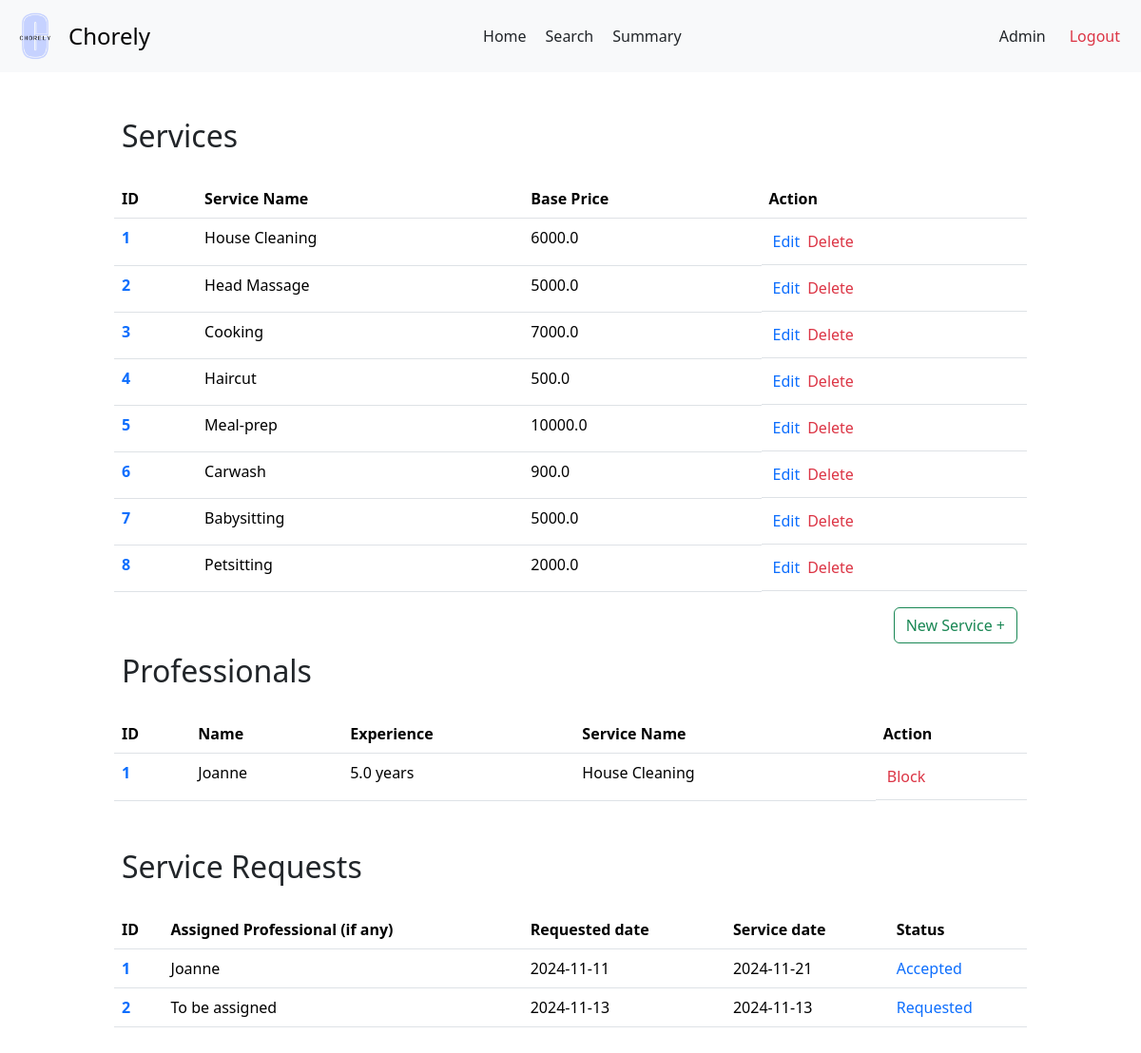
/admin, run on an earlier commit of the app's database.
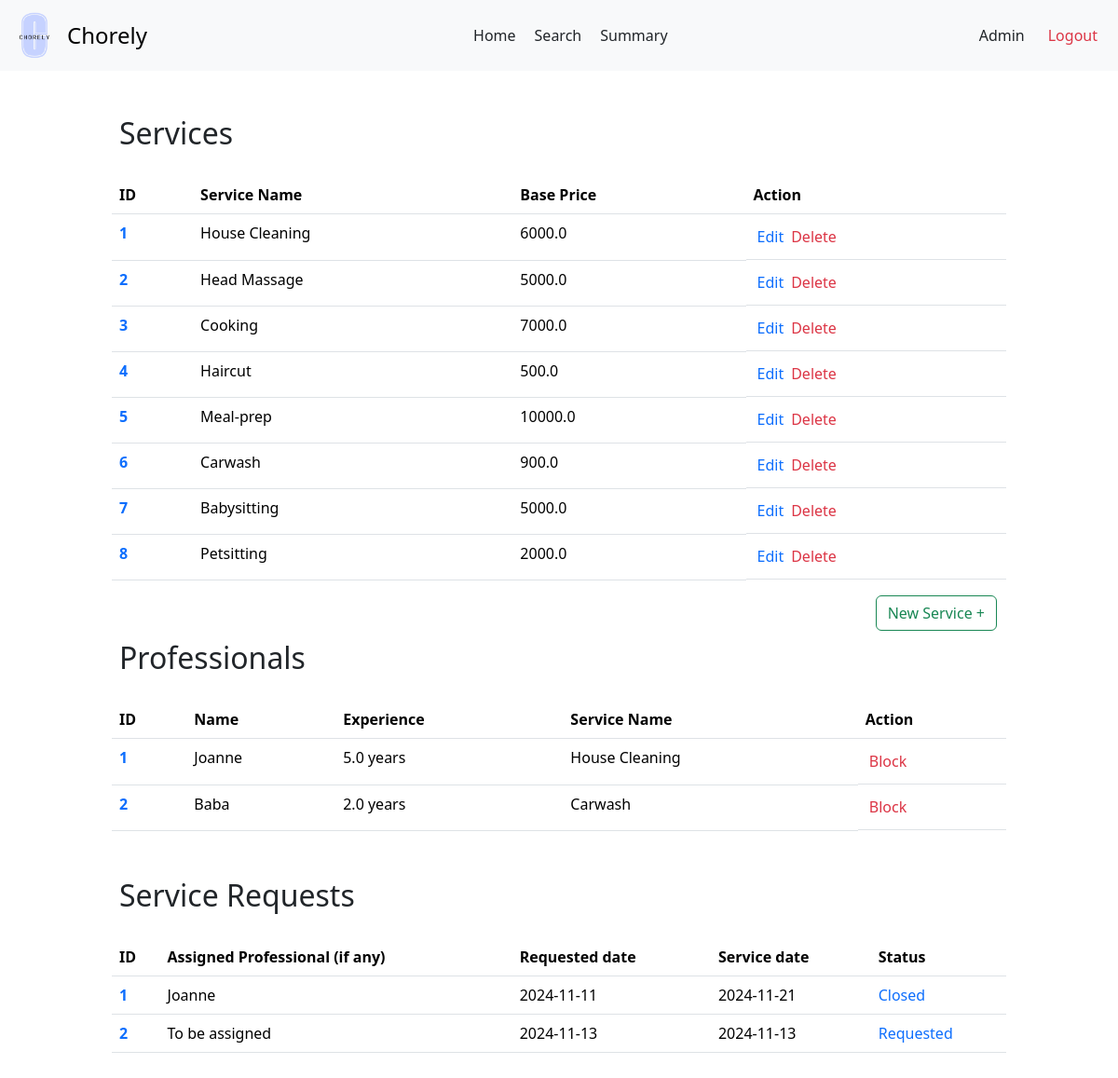
And on a later commit of the database.
### backend/models.py (models this page shows)
class Services(db.Model):
    __tablename__ = 'Services'
    service_id = db.Column(db.Integer, primary_key=True, autoincrement=True)
    name = db.Column(db.String, nullable=False)
    description = db.Column(db.String)
    base_price = db.Column(db.Float, nullable=False)
    time_required = db.Column(db.Integer)
    category = db.Column(db.String)
    service_professionals = db.relationship('ServiceProfessionals', backref='service')
    service_requests = db.relationship('ServiceRequests', backref='service')

class ServiceProfessionals(db.Model):
    __tablename__ = 'ServiceProfessionals'
    professional_id = db.Column(db.Integer, primary_key=True, autoincrement=True)
    user_id = db.Column(db.Integer, db.ForeignKey('Users.user_id'), unique=True, nullable=False)
    service_id = db.Column(db.Integer, db.ForeignKey('Services.service_id'), nullable=False)
    experience_years = db.Column(db.Integer)
    profile_verified = db.Column(db.Boolean, default=False)
    name = db.Column(db.String, nullable = False)
    phone = db.Column(db.String)
    address = db.Column(db.String)
    pin_code = db.Column(db.String)
    service_requests = db.relationship('ServiceRequests', backref='professional')

class ServiceRequests(db.Model):
    __tablename__ = 'ServiceRequests'
    request_id = db.Column(db.Integer, primary_key=True, autoincrement=True)
    service_id = db.Column(db.Integer, db.ForeignKey('Services.service_id'), nullable=False)
    customer_id = db.Column(db.Integer, db.ForeignKey('Customers.customer_id'), nullable=False)
    professional_id = db.Column(db.Integer, db.ForeignKey('ServiceProfessionals.professional_id'))
    requested_service_date = db.Column(db.Date, default=date.today())
    date_of_request = db.Column(db.Date, default=date.today())
    date_of_completion = db.Column(db.Date)
    service_status = db.Column(db.String, default='requested')
    additional_requests = db.Column(db.String)
    remarks = db.Column(db.String)
    rating = db.Column(db.Float)

### backend/adminController.py (the view)
@app.route('/admin')
def admin_dash():
  services = Services.query.all()
  professionals = ServiceProfessionals.query.all()
  service_requests = ServiceRequests.query.all()
  return render_template('admin-dash.html', services = services, professionals = professionals, service_requests = service_requests)

### templates/admin-dash.html (shortened to what the changed rows need)
<!DOCTYPE html>
<html lang="en">
<head>
  <link href="https://cdn.jsdelivr.net/npm/bootstrap@5.3.3/dist/css/bootstrap.min.css" rel="stylesheet">
  <link rel="stylesheet" href="{{ url_for('static', filename = 'prof-dash.css')}}">
  <link rel="stylesheet" href="{{ url_for('static', filename = 'navbar.css')}}">
</head>
<body>
  <div id="main">
    <div id="canvas">
      <br>
      <h2 class="headings">Services</h2><br>
      {% if services|length==0 %}
        <div class="text text-center">
          <h5 class="headings">There are no created services</h5>
        </div>
      {% else %}
        <div>
          <table class="table">
            <thead>
              <tr>
                <th scope="col">ID</th>
                <th scope="col">Service Name</th>
                <th scope="col">Base Price</th>
                <th scope="col">Action</th>
              </tr>
            </thead>
            <tbody>
              {% for service in services %}
                <tr>
                  <th scope="row"> <a href="/admin/view/service/{{ service.service_id }}" class="text"> {{ loop.index }}</a></th>
                  <td>{{service.name}}</td>
                  <td>{{ service.base_price }}</td>
                  <td class="d-flex"><a href="/admin/service/edit/{{ service.service_id }}" class="nav-link text-primary accept-btn" >Edit</a><a href="#" class="nav-link text-danger reject-btn">Delete</a> </td>
                </tr>
              {% endfor %}
            </tbody>
          </table>
        </div>
      {% endif %}
      <h2 class="headings">Professionals</h2><br>
      {% if professionals|length ==0 %}
        <div class="text text-center mt-3 mb-3">
          <h5 class="headings">No Registered Professionals</h5>
        </div>
      {% else %}
        <div>
          <table class="table">
            <thead>
              <tr>
                <th scope="col">ID</th>
                <th scope="col">Name</th>
                <th scope="col">Experience</th>
                <th scope="col">Service Name</th>
                <th scope="col">Action</th>
              </tr>
            </thead>
            <tbody>
              {% for pro in professionals %}
                <tr>
                  <th scope="row"> <a href="/admin/view/pro/{{ pro.professional_id }}" class="text text-primary"> {{ loop.index }}</a></th>
                  <td>{{pro.name}}</td>
                  <td>{{pro.experience_years}} years</td>
                  {% for service in services %}
                    {% if service.service_id == pro.service_id %}
                      <td>{{ service.name }}</td>
                    {% endif %}
                  {% endfor %}
                  {% if pro.user.is_blocked %}
                    <td class="d-flex"><a href="#" class="nav-link text-info reject-btn">Unblock</a></td>
                  {% else %}
                    {% if not pro.profile_verified %}
                      <td class="d-flex"><a href="/admin/approve/prof/{{ pro.professional_id }}" class="nav-link text-success accept-btn">Approve</a> <a href="#" class="nav-link text-warning reject-btn"> Reject</a><a href="#" class="nav-link text-danger reject-btn">Delete</a></td>
                    {% else %}
                      <td class="d-flex"><a href="#" class="nav-link text-danger reject-btn">Block</a></td>
                    {% endif %}
                  {% endif %}
                </tr>
              {% endfor %}
            </tbody>
          </table>
        </div>
      {% endif %}
      <br>
      <h2 class="headings">Service Requests</h2><br>
      {% if service_requests|length ==0 %}
        <div class="text text-center mt-3 mb-3">
          <h5 class="headings">No Requests have been made</h5>
        </div>
      {% else %}
      <div>
        <table class="table">
          <thead>
            <tr>
              <th scope="col">ID</th>
              <th scope="col">Assigned Professional (if any)</th>
              <th scope="col">Requested date</th>
              <th scope="col">Service date</th>
              <th scope="col">Status</th>
            </tr>
          </thead>
          <tbody>
            {% for request in service_requests %}
              <tr>
                <th scope="row"> <a href="/admin/view/request/{{ request.request_id }}" class="text text-primary"> {{ loop.index }}</a></th>
                <td>{{ request.professional.name or 'To be assigned' }}</td>
                <td>{{ request.date_of_request }}</td>
                <td>{{ request.requested_service_date }}</td>
                <td class="text text-primary">{{ request.service_status | title }}</td>
              </tr>
            {% endfor %}
          </tbody>
        </table>
      </div>
      {% endif %}
</body>
</html>

What changed in the data, as far as the page shows it:
added ServiceProfessionals: name "Baba", experience_years "2.0", profile_verified "Block", Services (name "Carwash")
changed ServiceRequests "Joanne": service_status "Accepted" → "Closed"
